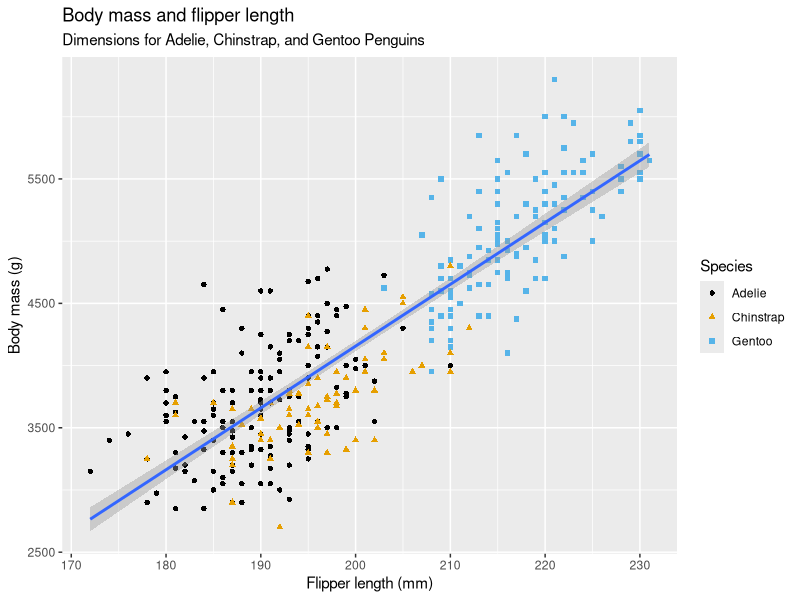
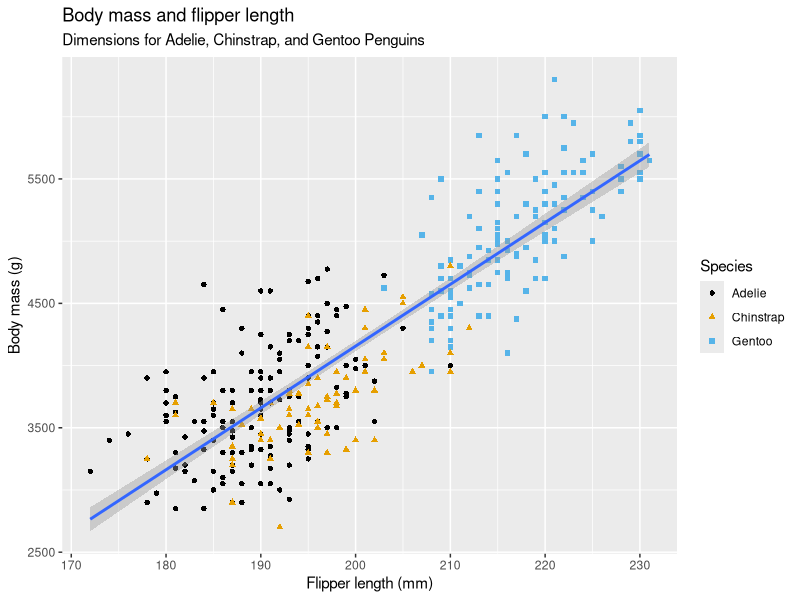
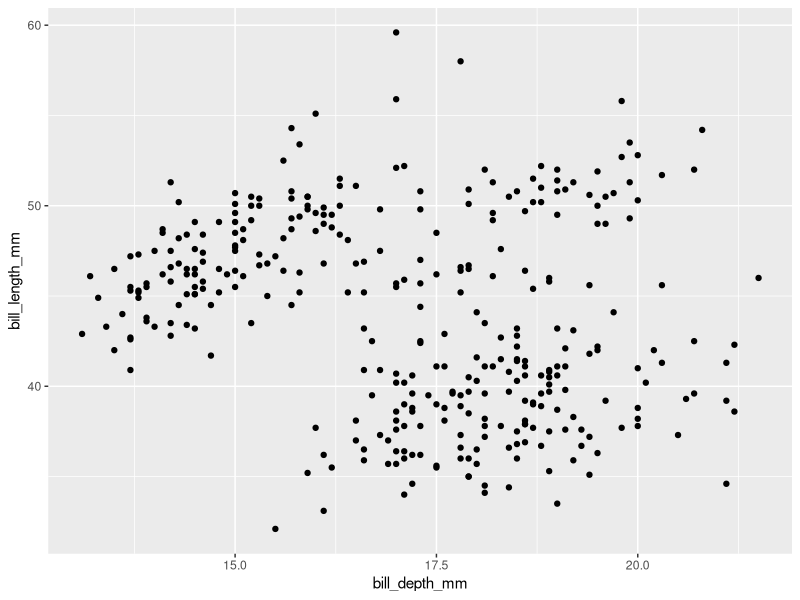
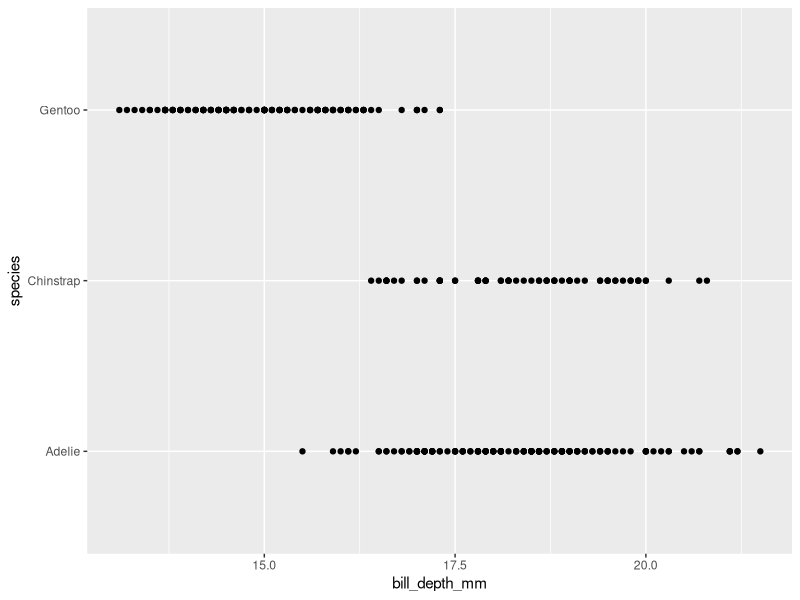
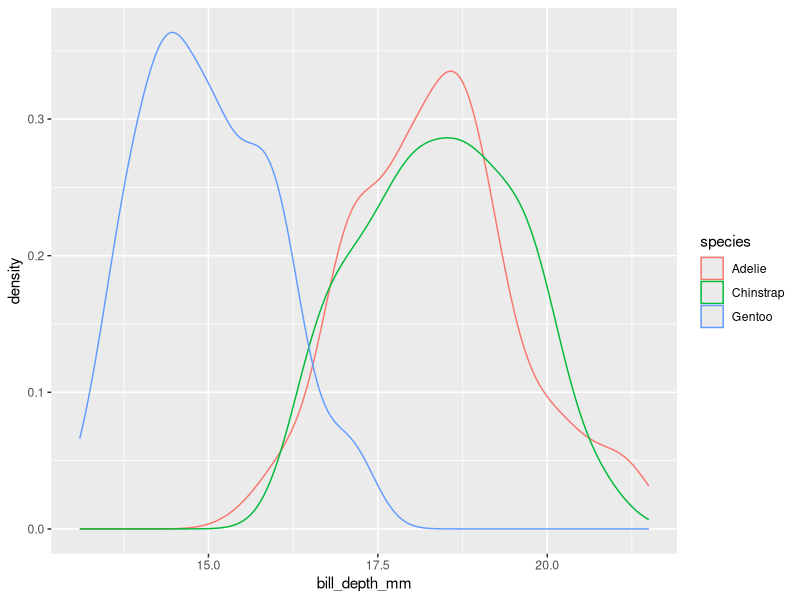
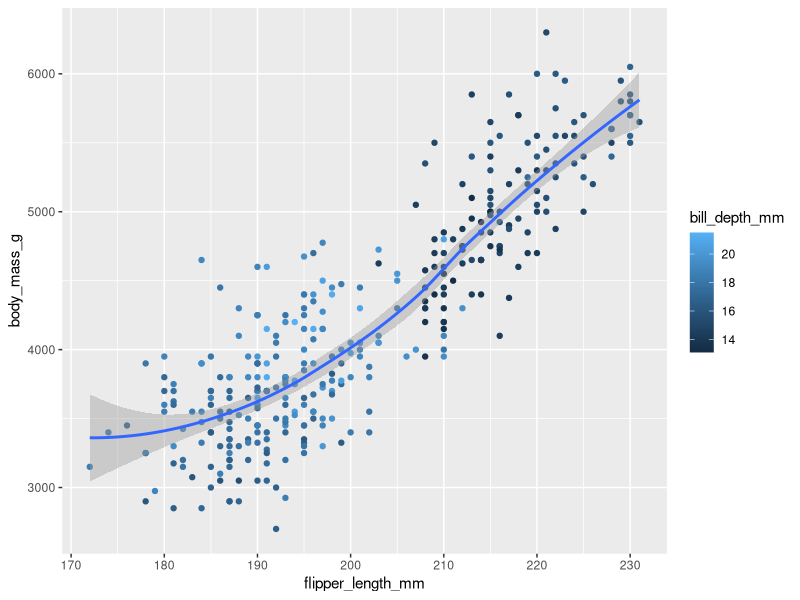
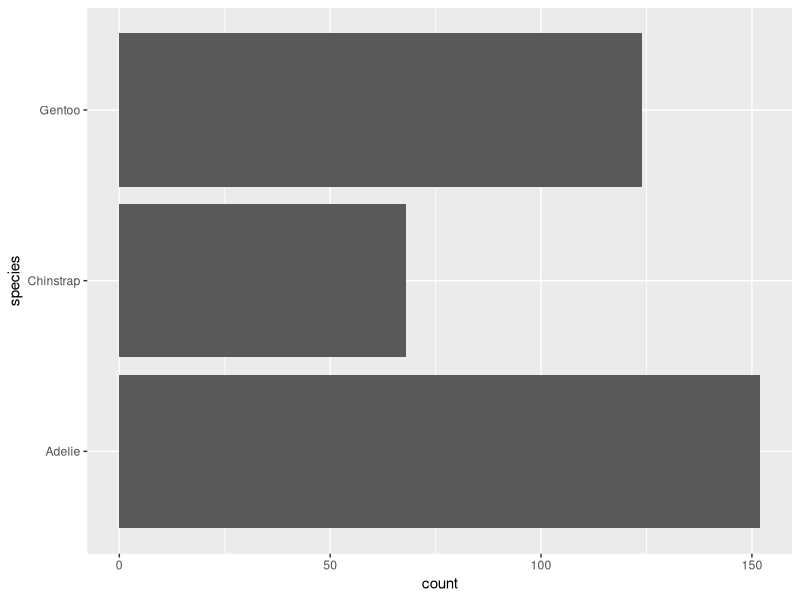
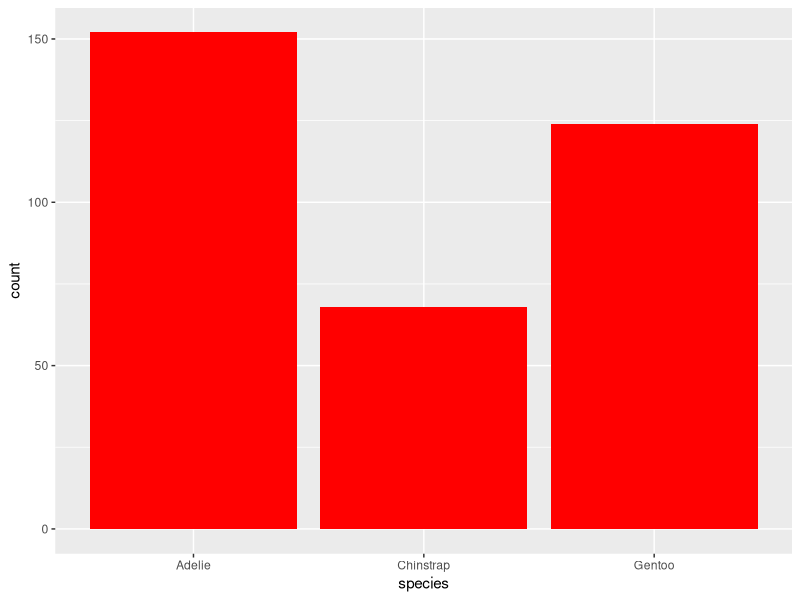

Write R code to recreate these figures, in order.
## ---- chunk 1
library(tidyverse)
library(palmerpenguins)
library(ggthemes)
## ---- chunk 2
penguins %>% glimpse()
## ---- chunk 3
penguins
## ---- chunk 4
ggplot(data = penguins, mapping = aes(x = flipper_length_mm, y = body_mass_g)) + 
  geom_point(mapping = aes(color = species, shape = species), na.rm = TRUE) +
  geom_smooth(formula = y ~ x, method = "lm", na.rm = TRUE) +
  labs(title = "Body mass and flipper length",
       subtitle = "Dimensions for Adelie, Chinstrap, and Gentoo Penguins",
       x = "Flipper length (mm)", y = "Body mass (g)",
       color = "Species", shape = "Species") +
  scale_color_colorblind()
## ---- chunk 5
penguins %>% 
  ggplot(mapping = aes(x = flipper_length_mm, y = body_mass_g)) + 
  geom_point(mapping = aes(color = species, shape = species), na.rm = TRUE) +
  geom_smooth(formula = y ~ x, method = "lm", na.rm = TRUE) +
  labs(title = "Body mass and flipper length",
       subtitle = "Dimensions for Adelie, Chinstrap, and Gentoo Penguins",
       x = "Flipper length (mm)", y = "Body mass (g)",
       color = "Species", shape = "Species") +
  scale_color_colorblind()
## ---- chunk 6
ggplot(data = penguins, mapping = aes(x = bill_depth_mm, y = bill_length_mm)) +
  geom_point()
## ---- chunk 7
ggplot(data = penguins, mapping = aes(x = bill_depth_mm, y = species)) +
  geom_point()
## ---- chunk 8
ggplot(data = penguins, mapping = aes(x = bill_depth_mm, colour = species)) +
  geom_density()
## ---- chunk 9
penguins %>% 
  ggplot(mapping = aes(x = flipper_length_mm, y = body_mass_g)) + 
  geom_point(aes(colour = bill_depth_mm), na.rm = TRUE) +
  geom_smooth(formula = y ~ x, method = "loess", na.rm = TRUE)
## ---- chunk 10
penguins %>% 
  ggplot(aes(y = species))+
  geom_bar()
## ---- chunk 11
penguins %>% 
  ggplot(aes(x = species)) +
  geom_bar(fill = "red")
## ---- chunk 12
diamonds %>% 
  ggplot(aes(x = carat)) +
  geom_histogram(binwidth = 0.5)
## ---- chunk 13
penguins %>% 
  ggplot(mapping = aes(x = bill_length_mm, y = bill_depth_mm, 
                       color = species, shape = species)) +
  geom_point(na.rm = TRUE) +
  labs(color = "Species", shape = "Species")
## ---- chunk 14
penguins %>% ggplot(aes(x = island, fill = species)) +
  geom_bar(position = "fill")
penguins %>% ggplot(aes(x = species, fill = island)) +
  geom_bar(position = "fill")
## ---- chunk 15
mpg %>% 
  ggplot() +
  geom_point(aes(x = cty, y = hwy))
# ggsave("mpg-plot.pdf")
